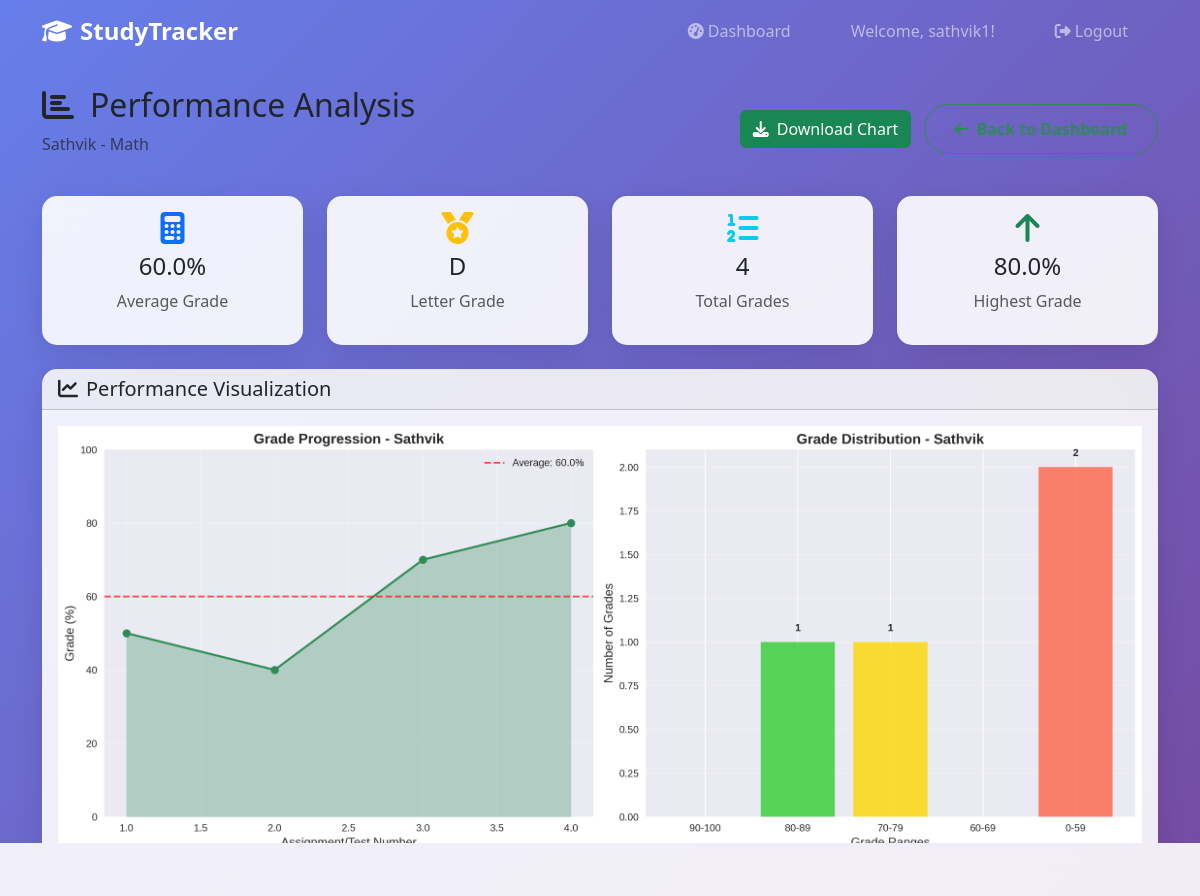
The page /analyze/2 (signed in) on the database its author committed.
### app.py (models this page shows)
class Student(db.Model):
    id = db.Column(db.Integer, primary_key=True)
    name = db.Column(db.String(100), nullable=False)
    grades = db.Column(db.String(500), nullable=False)  # Increased length
    subject = db.Column(db.String(100), default='General')
    created_at = db.Column(db.DateTime, default=datetime.utcnow)
    user_id = db.Column(db.Integer, db.ForeignKey('user.id'), nullable=False)
    def get_grades_list(self):
        try:
            return [float(grade.strip()) for grade in self.grades.split(',') if grade.strip()]
        except ValueError:
            return []
    def get_average(self):
        grades = self.get_grades_list()
        return sum(grades) / len(grades) if grades else 0
    def get_grade_letter(self):
        avg = self.get_average()
        if avg >= 90: return 'A'
        elif avg >= 80: return 'B'
        elif avg >= 70: return 'C'
        elif avg >= 60: return 'D'
        else: return 'F'

### app.py (the view)
@app.route('/analyze/<int:student_id>')
@login_required
def analyze(student_id):
    student = Student.query.filter_by(id=student_id, user_id=session['user_id']).first_or_404()
    grades = student.get_grades_list()
    if not grades:
        flash('No valid grades found for analysis.', 'warning')
        return redirect(url_for('dashboard'))
    plt.style.use('seaborn-v0_8')
    fig, (ax1, ax2) = plt.subplots(1, 2, figsize=(15, 6))
    ax1.plot(range(1, len(grades) + 1), grades, marker='o', linewidth=2, markersize=8, color='#2E8B57')
    ax1.fill_between(range(1, len(grades) + 1), grades, alpha=0.3, color='#2E8B57')
    ax1.set_title(f'Grade Progression - {student.name}', fontsize=14, fontweight='bold')
    ax1.set_xlabel('Assignment/Test Number', fontsize=12)
    ax1.set_ylabel('Grade (%)', fontsize=12)
    ax1.grid(True, alpha=0.3)
    ax1.set_ylim(0, 100)
    avg_grade = student.get_average()
    ax1.axhline(y=avg_grade, color='red', linestyle='--', alpha=0.7, label=f'Average: {avg_grade:.1f}%')
    ax1.legend()
    grade_ranges = ['90-100', '80-89', '70-79', '60-69', '0-59']
    counts = [0, 0, 0, 0, 0]
    for grade in grades:
        if grade >= 90:
            counts[0] += 1
        elif grade >= 80:
            counts[1] += 1
        elif grade >= 70:
            counts[2] += 1
        elif grade >= 60:
            counts[3] += 1
        else:
            counts[4] += 1
    colors = ['#228B22', '#32CD32', '#FFD700', '#FF8C00', '#FF6347']
    bars = ax2.bar(grade_ranges, counts, color=colors, alpha=0.8)
    ax2.set_title(f'Grade Distribution - {student.name}', fontsize=14, fontweight='bold')
    ax2.set_xlabel('Grade Ranges', fontsize=12)
    ax2.set_ylabel('Number of Grades', fontsize=12)
    ax2.grid(True, alpha=0.3, axis='y')
    for bar, count in zip(bars, counts):
        if count > 0:
            ax2.text(bar.get_x() + bar.get_width()/2, bar.get_height() + 0.05,
                    str(count), ha='center', va='bottom', fontweight='bold')
    plt.tight_layout()
    img = io.BytesIO()
    plt.savefig(img, format='png', dpi=300, bbox_inches='tight')
    img.seek(0)
    plot_url = base64.b64encode(img.getvalue()).decode('utf8')
    session[f'plot_data_{student_id}'] = img.getvalue()
    plt.close()  # Important: close the figure to free memory
    return render_template('analyze.html', student=student, plot_url=plot_url)

### app.py (called while the page is built)
def login_required(f):
    from functools import wraps
    @wraps(f)
    def decorated_function(*args, **kwargs):
        if 'user_id' not in session:
            flash('Please log in to access this page.', 'warning')
            return redirect(url_for('login'))
        return f(*args, **kwargs)
    return decorated_function

### templates/analyze.html (shortened to what this page needs)
{% extends "base.html" %}
{% block content %}
<div class="container py-4">
    <div class="row">
        <div class="col-12">
            <div class="d-flex justify-content-between align-items-center mb-4">
                <div>
                    <h2><i class="fas fa-chart-bar me-3"></i>Performance Analysis</h2>
                    <p class="text-muted">{{ student.name }} - {{ student.subject }}</p>
                </div>
                <div>
                    <a href="{{ url_for('download_plot', student_id=student.id) }}" class="btn btn-success me-2">
                        <i class="fas fa-download me-2"></i>Download Chart
                    </a>
                    <a href="{{ url_for('dashboard') }}" class="btn btn-outline-primary">
                        <i class="fas fa-arrow-left me-2"></i>Back to Dashboard
                    </a>
                </div>
            </div>
        </div>
    </div>
    <div class="row mb-4">
        <div class="col-md-3">
            <div class="card text-center">
                <div class="card-body">
                    <i class="fas fa-calculator fa-2x text-primary mb-2"></i>
                    <h4>{{ "%.1f"|format(student.get_average()) }}%</h4>
                    <p class="text-muted">Average Grade</p>
                </div>
            </div>
        </div>
        <div class="col-md-3">
            <div class="card text-center">
                <div class="card-body">
                    <i class="fas fa-medal fa-2x text-warning mb-2"></i>
                    <h4>{{ student.get_grade_letter() }}</h4>
                    <p class="text-muted">Letter Grade</p>
                </div>
            </div>
        </div>
        <div class="col-md-3">
            <div class="card text-center">
                <div class="card-body">
                    <i class="fas fa-list-ol fa-2x text-info mb-2"></i>
                    <h4>{{ student.get_grades_list()|length }}</h4>
                    <p class="text-muted">Total Grades</p>
                </div>
            </div>
        </div>
        <div class="col-md-3">
            <div class="card text-center">
                <div class="card-body">
                    <i class="fas fa-arrow-up fa-2x text-success mb-2"></i>
                    <h4>{{ student.get_grades_list()|max }}%</h4>
                    <p class="text-muted">Highest Grade</p>
                </div>
            </div>
        </div>
    </div>
    <div class="card">
        <div class="card-header">
            <h5 class="mb-0"><i class="fas fa-chart-line me-2"></i>Performance Visualization</h5>
        </div>
        <div class="card-body text-center">
            <img class="img-fluid" alt="Performance Chart" style="max-width: 100%; height: auto;">
        </div>
    </div>
</div>
{% endblock %}

### templates/base.html (style rules this page uses)
:root { --primary-color: #2E8B57; --secondary-color: #3CB371; --accent-color: #20B2AA; }
body { background: linear-gradient(135deg, #667eea 0%, #764ba2 100%); min-height: 100vh; font-family: 'Segoe UI', Tahoma, Geneva, Verdana, sans-serif; }
.card { border: none; border-radius: 15px; box-shadow: 0 10px 30px rgba(0,0,0,0.1); backdrop-filter: blur(10px); background: rgba(255,255,255,0.9); }
.btn-outline-primary { color: var(--primary-color); border-color: var(--primary-color); border-radius: 25px; padding: 12px 30px; font-weight: 600; }

### rows shown on the page
Student: name "Sathvik", subject "Math", get_average "60.0", get_grade_letter "D"

### other values the page prints
{{ session.username }} "sathvik1"
{{ student.get_grades_list()|length }} "4"
{{ student.get_grades_list()|max }} "80.0"
